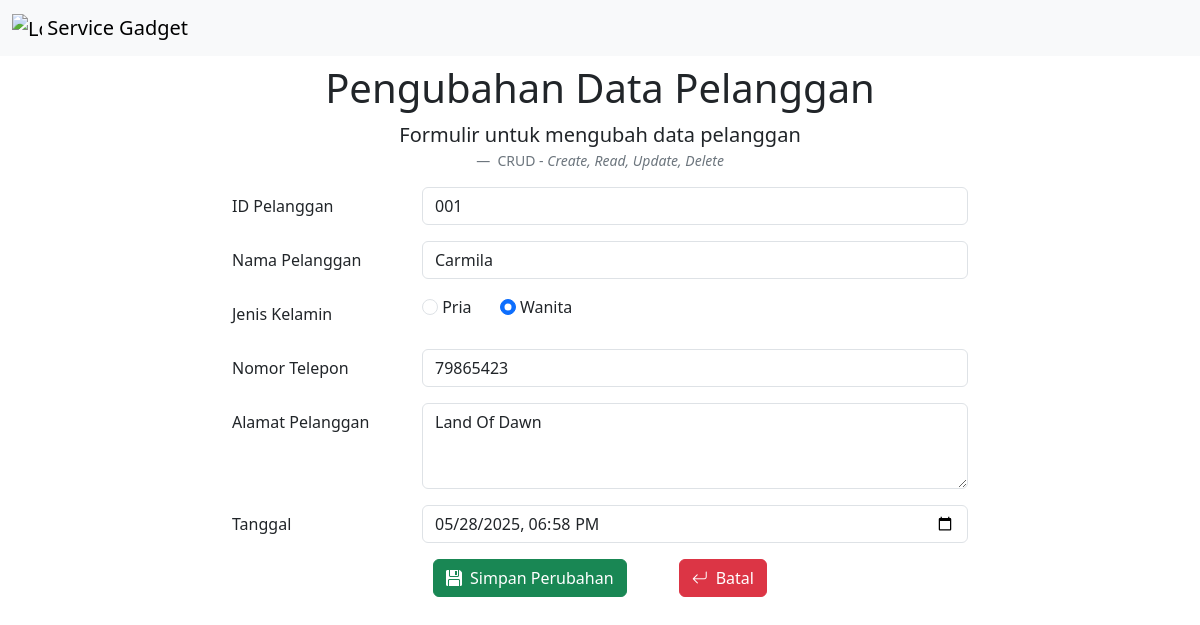
The app's page /kelola.php?tombol=ubahPelanggan&ubah=001, older data.
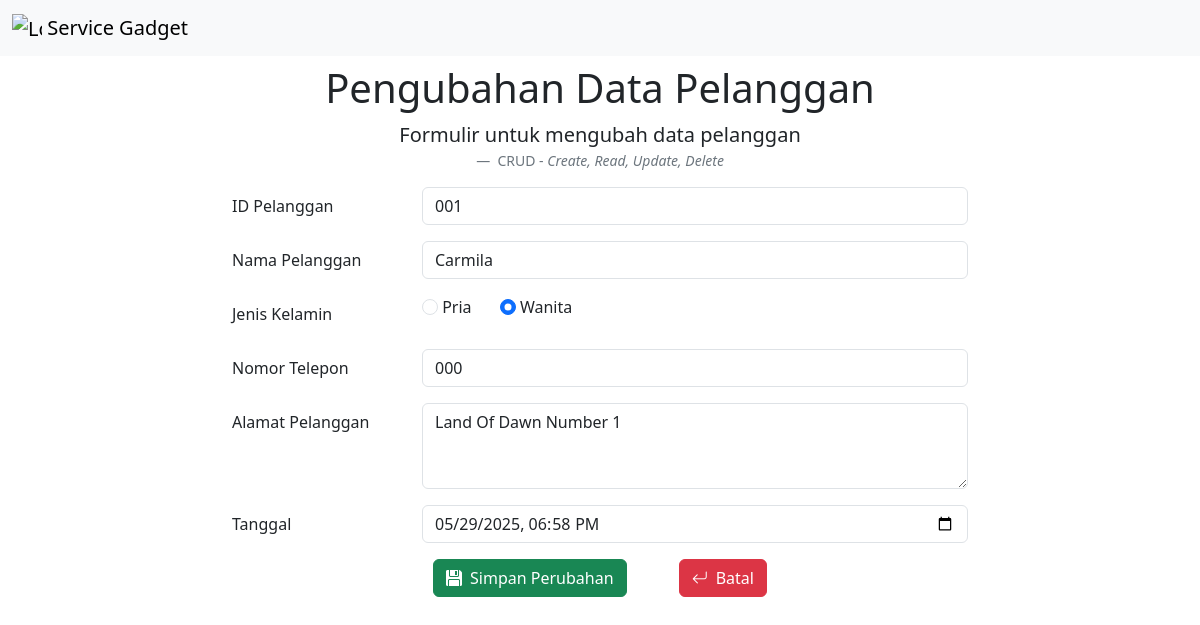
The same page, newer data.
### tables this page shows
CREATE TABLE `pelanggan` (
  `id_pelanggan` varchar(10) NOT NULL,
  `nama_pelanggan` text NOT NULL,
  `jenis_kelamin` text NOT NULL,
  `nomor_telepon` char(20) NOT NULL,
  `alamat` text NOT NULL,
  `tanggal` datetime NOT NULL
);

### kelola.php (the view, shortened to what this page needs)
<!DOCTYPE html>
<html lang="en">
<head>
    <link href="css/bootstrap.min.css" rel="stylesheet">
    <link rel="stylesheet" href="bootstrap-icons/bootstrap-icons.min.css">
    <link rel="stylesheet" href="styles.css">
</head>
<body class="pt-5">
    <nav class="navbar fixed-top bg-body-tertiary">
        <div class="container-fluid">
            <a class="navbar-brand" href="#">
                <img src="img/menu_logo.png" alt="Logo" width="30" height="24" class="d-inline-block align-text-top">
                Service Gadget
            </a>
        </div>
    </nav>
    <div class="container">
                    <?php if (isset($_GET['tombol']) && $_GET['tombol'] == 'ubahPelanggan'): ?>
                        <h1 class="mt-3 text-center">Pengubahan Data Pelanggan</h1>
                        <figure class="text-center">
                            <blockquote class="blockquote">
                                <p>Formulir untuk mengubah data pelanggan</p>
                            </blockquote>
                                <?php endif; ?>
                                <figcaption class="blockquote-footer">
                                    CRUD - <cite title="Source Title">Create, Read, Update, Delete</cite>
                                </figcaption>
                            </figure>
                            <?php if (isset($_GET['tombol']) && $_GET['tombol'] == 'ubahPelanggan'): ?>
                                <?php
                                include 'koneksi.php';
                                    $id_pelanggan = $_GET['ubah'];
                                    $query = "SELECT * FROM pelanggan WHERE id_pelanggan = '$id_pelanggan'";
                                    $sql = mysqli_query($conn, $query) or die(mysqli_error($conn));
                                    $result = mysqli_fetch_assoc($sql);
                                    $nmPelanggan = $result['nama_pelanggan'];
                                    $jnsKelamin = $result['jenis_kelamin'];
                                    $nmrTelepon = $result['nomor_telepon'];
                                    $alamat = $result['alamat'];
                                    $tanggal = $result['tanggal'];
                                ?>
                                <form action="proses.php?formUbah=pelanggan" method="post">
                                    <div class="mb-3 row justify-content-center">
                                        <label for="idPelanggan" class="col-sm-2 col-form-label">
                                            ID Pelanggan
                                        </label>
                                        <div class="col-sm-6">
                                            <input type="text" value="<?= $id_pelanggan; ?>" class="form-control" name="idPelanggan" id="idPelanggan" readonly>
                                        </div>
                                    </div>
                                    <div class="mb-3 row justify-content-center">
                                        <label for="namaPelanggan" class="col-sm-2 col-form-label">
                                            Nama Pelanggan
                                        </label>
                                        <div class="col-sm-6">
                                            <input type="text" value="<?= $nmPelanggan; ?>" class="form-control" name="namaPelanggan" id="namaPelanggan">
                                        </div>
                                    </div>
                                    <div class="mb-3 row justify-content-center">
                                        <label class="col-sm-2 col-form-label">
                                            Jenis Kelamin
                                        </label>
                                        <div class="col-sm-6 align-bottom">
                                            <input class="form-check-input" type="radio" name="jkpria" id="pria" <?php if( $jnsKelamin == 'Pria') echo 'checked'; ?> >
                                            <label class="form-check-label me-4" for="pria">
                                                Pria
                                            </label>
                                            <input class="form-check-input" type="radio" name="jkwanita" id="wanita" <?php if( $jnsKelamin == 'Wanita') echo 'checked'; ?>>
                                            <label class="form-check-label" for="wanita">
                                                Wanita
                                            </label>
                                        </div>
                                    </div>
                                    <div class="mb-3 row justify-content-center">
                                        <label for="nomorTelepon" class="col-sm-2 col-form-label">
                                            Nomor Telepon
                                        </label>
                                        <div class="col-sm-6">
                                            <input type="tel" value="<?= $nmrTelepon; ?>" class="form-control" name="nomorTelepon" id="nomorTelepon">
                                        </div>
                                    </div>
                                    <div class="mb-3 row justify-content-center">
                                        <label for="alamat" class="col-sm-2 col-form-label">Alamat Pelanggan</label>
                                        <div class="col-sm-6">
                                            <textarea class="form-control"  name="alamat" id="alamat" rows="3"><?= $alamat; ?></textarea>
                                        </div>
                                    </div>
                                    <div class="mb-3 row justify-content-center">
                                        <label for="tanggal" class="col-sm-2 col-form-label">Tanggal</label>
                                        <div class="col-sm-6">
                                            <input type="datetime-local" value="<?= $tanggal; ?>" class="form-control" id="tanggal" name="tanggal">
                                        </div>
                                    </div>
                                    <div class="mb-3 row justify-content-center text-center">
                                        <div class="col-sm-6">
                                            <button type="submit" name="aksi" value="edit" class="btn btn-success"><i
                                                        class="bi bi-floppy-fill me-2"></i>Simpan Perubahan</button>
                                            <a href="form_pelanggan.php" type="button" class="btn btn-danger ms-5"><i
                                                    class="bi bi-arrow-return-left me-2"></i>Batal</a>
                                        </div>
                                    </div>
                                </form>
                            <?php endif; ?>
    </div>
</body>
</html>

### styles.css (style rules this page uses)
body { height: 2000px; }

Row changes from the older to the newer data that the page shows:
changed pelanggan "Carmila": nomorTelepon "79865423" → "000"; alamat "Land Of Dawn" → "Land Of Dawn Number 1"; tanggal "05/28/2025 18:58" → "05/29/2025 18:58"
